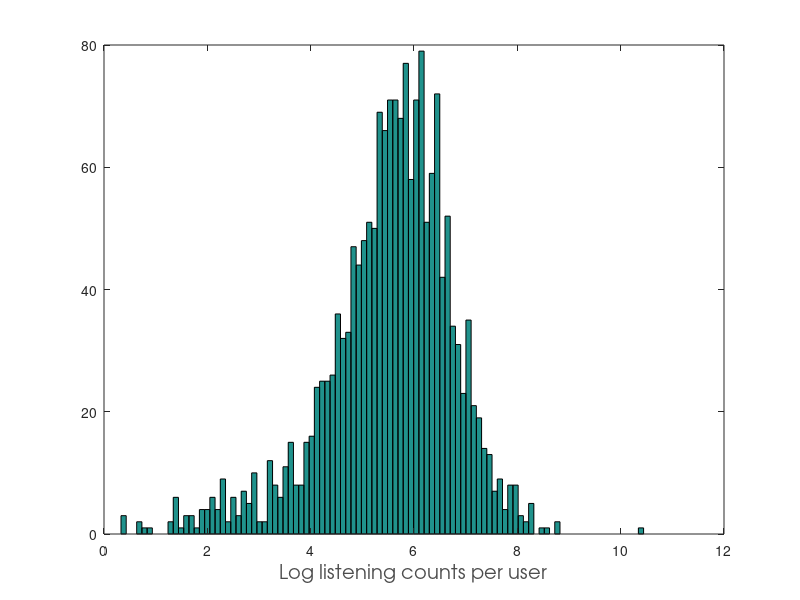
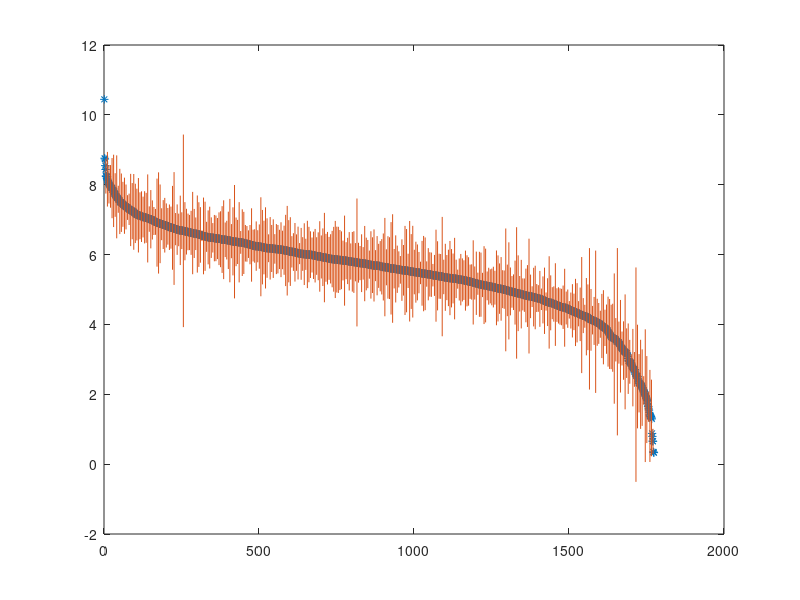
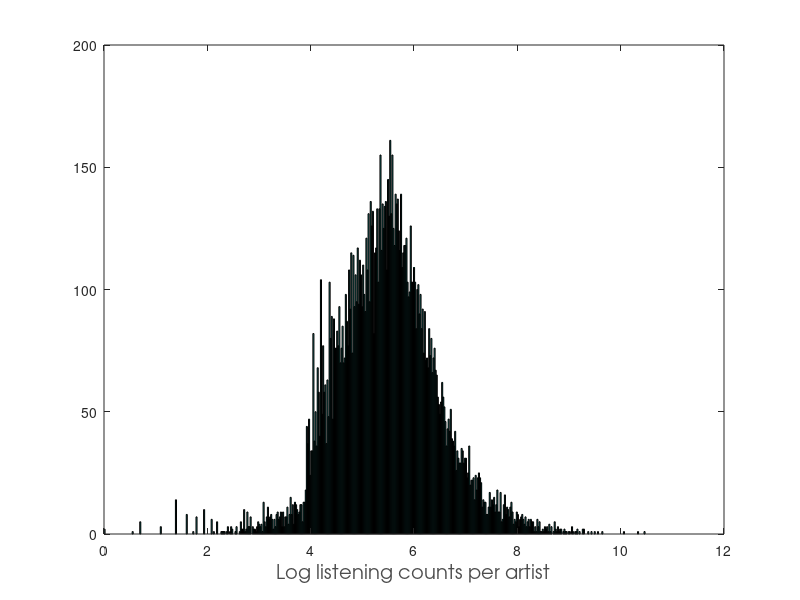

Reproduce these figures in MATLAB, in order. (Note: a time limit stopped this script after it produced the figures.)
load songTrain
close all
nbr_users = size(Ytrain,1);
nbr_artists = size(Ytrain,2);
%% average count and std per user
indices = (Ytrain~=0);
Ytrain(indices) = log(Ytrain(indices));

sum_per_user = sum(Ytrain,2);
sum_one_per_user = sum(indices,2);
mean_user = sum_per_user./sum_one_per_user;
[mean_user, sort_indices] = sort(mean_user,'descend');
mean(mean_user)
std_per_user = zeros(nbr_users, 1);

for i=1:nbr_users
    temp = Ytrain(i,:);
    %% non zero elements
    temp = temp(temp~=0);
    std_per_user(i,1) = std(temp);
end

hist(mean_user,100)
hx =xlabel('Log listening counts per user');
set(hx, 'fontsize',14,'fontname','avantgarde','color',[.3 .3 .3]);
print -dpdf histCountPerUser.pdf

figure
plot(mean_user, '*')
hold on;
Ylow = mean_user - std_per_user(sort_indices);
Yhigh = mean_user + std_per_user(sort_indices);
for i=1:5:nbr_users
    line([i,i],[Ylow(i),Yhigh(i)]);
end

print -dpdf MeanStdCountPerUser.pdf

%% average count and std per artist
sum_per_artist = sum(Ytrain,1);
sum_one_per_artist = sum(indices,1);
zerosi = sum_one_per_artist == 0;
sum(zerosi)
%sum_per_artist(zerosi) =[];
%sum_one_per_artist(zerosi) = [];
mean_artist = sum_per_artist./(sum_one_per_artist);
%mean(mean_artist)
[mean_artist, sort_indices] = sort(mean_artist,'descend');
std_per_artist = zeros(1, nbr_artists);

for i=1:nbr_artists
    temp = Ytrain(:,i);
    %% non zero elements
    temp = temp(temp~=0);
    std_per_artist(1,i) = std(temp);

end
figure
hist(mean_artist, 500)

hx =xlabel('Log listening counts per artist');
set(hx, 'fontsize',14,'fontname','avantgarde','color',[.3 .3 .3]);
print -dpdf histCountPerArtist.pdf
figure
plot(mean_artist, '*')
hold on;
Ylow = mean_artist - std_per_artist(sort_indices);
Yhigh = mean_artist + std_per_artist(sort_indices);
for i=1:5:nbr_artists
    line([i,i],[Ylow(i),Yhigh(i)]);
end
